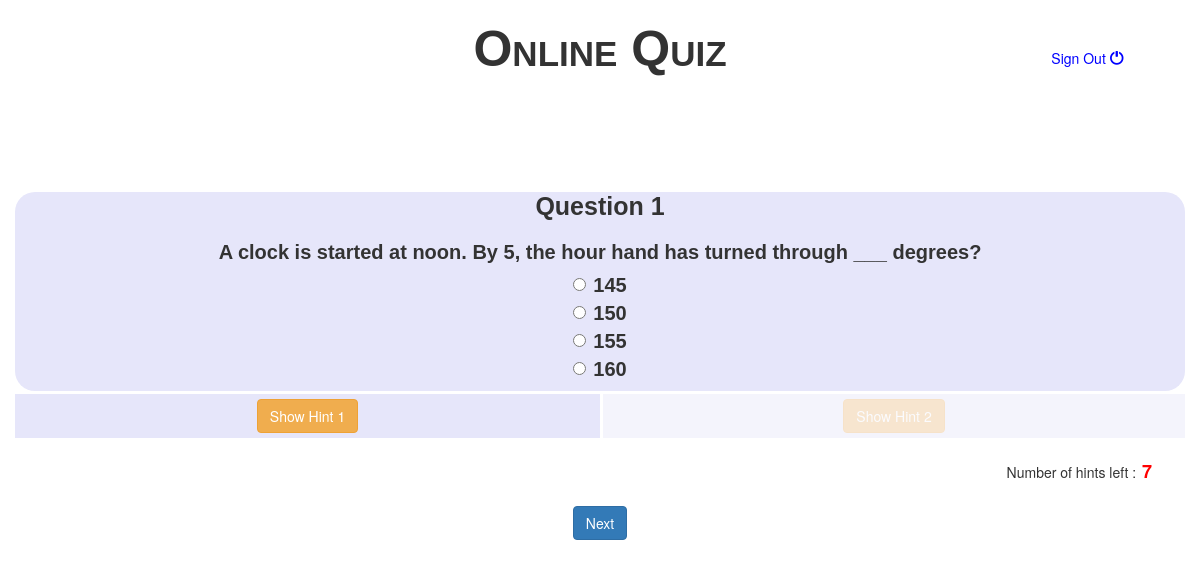
The page /variant3.php on the database its author committed.
### tables this page shows
CREATE TABLE `question_tbl` (
  `q_id` int(11) unsigned NOT NULL AUTO_INCREMENT,
  `q_desc` varchar(500) NOT NULL DEFAULT '',
  PRIMARY KEY (`q_id`)
);

CREATE TABLE `option_tbl` (
  `o_id` int(11) unsigned NOT NULL AUTO_INCREMENT,
  `o_desc` varchar(500) DEFAULT NULL,
  PRIMARY KEY (`o_id`)
);

### config.php (called while the page is built, shortened)
<?php
	$hints_global_count = 7;
?>

### variant3.php (the view, shortened to what this page needs)
<!DOCTYPE html>
<html>
  <head>
    <link rel="stylesheet" href="http://maxcdn.bootstrapcdn.com/bootstrap/3.2.0/css/bootstrap.min.css">
    <link rel="stylesheet" href="local_style_sheet.css">
  </head>
  <body>
	 <?php
      include 'config.php';
      $con=mysqli_connect(DB_SERVER,DB_USER,DB_PASSWORD,DB_NAME);
      if(isset($_POST['next']))
      {
         $prev_q_no = $_SESSION['question_array'][$_SESSION['questions_answered']-1];
			 $result = mysqli_query($con,"SELECT o.o_desc FROM question_answer_tbl qa INNER JOIN option_tbl o ON qa.a_id = o.o_id WHERE qa.q_id = $prev_q_no;");
          $row = mysqli_fetch_array($result);
         if($row['o_desc'] == $_POST['radios'])
         {
            $db_q_score=1;
            if(!isset($_SESSION['score']))
            {
               $_SESSION['score'] = 1;
            }
            else
            {
               $_SESSION['score']++;
            }
         }
         else
         {
            $db_q_score=0;
         }
         $db_time_q_sec = mysqli_real_escape_string($con, (is_numeric($_POST['time_question']) ? $_POST['time_question'] : 0));
         $db_time_hint1_sec = mysqli_real_escape_string($con, (is_numeric($_POST['time_hint1']) ? $_POST['time_hint1'] : 0));
         $db_time_hint2_sec = mysqli_real_escape_string($con, (is_numeric($_POST['time_hint2']) ? $_POST['time_hint2'] : 0));
         $db_s_id = $_SESSION['s_id'];
         $question_series_number = $_SESSION['questions_answered'];
         $result = mysqli_query($con,"INSERT INTO metrics_tbl VALUES ($db_s_id, $prev_q_no, 3, $db_q_score, '$db_time_q_sec', '$db_time_hint1_sec', '$db_time_hint2_sec', $question_series_number);");
         if(! $result )
         {
            die('Could not update data in metric_tbl. ' . mysql_error());
         }
         if($_SESSION['questions_answered']==$quantity)
         {
           mysqli_close();
           header('Location: /hint/user_demographic.php');
         }
         $q_no = $_SESSION['question_array'][$_SESSION['questions_answered']];
         $result = mysqli_query($con,"SELECT * from question_tbl where q_id=$q_no;");
         if(! $result )
         {
            die('Could not retrieve further questions ' . mysql_error());
         }
         $row = mysqli_fetch_array($result);
      }
      else
      {
         $result = mysqli_query($con,"SELECT q_id from question_tbl;");
         $numbers = array();
         while($row=mysqli_fetch_array($result))
         {
            $numbers[]=$row['q_id'];
         }
         $q_no = $_SESSION['question_array'][$_SESSION['questions_answered']];
         $result = mysqli_query($con,"SELECT q_desc from question_tbl where q_id = $q_no;");
         $row = mysqli_fetch_array($result);
      }
    ?>
    <div class="container" style="text-align:center;">
      <div class="row">
        <div class="col-sm-4 col-sm-offset-4"><br>
          <span id="heading">Online Quiz</span>
        </div>
        <div class="col-sm-2 col-sm-offset-2"><br><br>
          <h5>
            <a href="signout.php" title="Sign Out" style="color: blue"> Sign Out
              <span class="glyphicon glyphicon-off" aria-hidden="true"></span>
            </a>
          </h5>
        </div>
      </div>
      <form role="form" action="<?php $_PHP_SELF ?>" method="POST">
        <div class="row question-content">
          <div class="col-sm-12">
          <?php
            echo "<span class='question-font'>";
            echo "Question ";
            echo $_SESSION['questions_answered']+1;
            echo "</span>";
            echo "<br><br>";
            echo "<span class='question-desc-font'>";
            echo $row['q_desc'];
            echo "</span>";
            $result = mysqli_query($con,"select o.o_desc from question_tbl q inner join question_option_tbl qo on q.q_id=qo.q_id inner join option_tbl o on qo.o_id=o.o_id
                      where q.q_id=$q_no;");
            $id=1;
            while($row = mysqli_fetch_array($result))
            {
          ?>
              <div class="radio">
                <label>
                  <input type="radio" class="radio-font" name="radios" id="<?php echo "radios".$id;?>" value="<?php echo $row['o_desc'];?>">
                    <?php
                      echo '<span class="radio-font">';
                      echo $row['o_desc'];
                      echo '</span>';
                      $id++;
                    ?>
                </label>
              </div>
          <?php
            }
          ?>
          </div>
        </div>
        <div class="row" style="margin-top:3px;">
          <div class="col-sm-6 hint-content-1">
            <div id="btn1DIV">
              <button type="button" id="btn1" class="btn btn-warning">Show Hint 1</button>
            </div>
          </div>
          <div class="col-sm-6 hint-content-2">
            <div id="btn2DIV">
              <button type="button" id="btn2" class="btn btn-warning" disabled>Show Hint 2</button>
            </div>
          </div>
        </div>
		  <br>
        <div class="row"  style="text-align:right;">
          <div class="col-sm-12">
				Number of hints left : <input id="hints_left" type="text" name="hints_count" readonly value="<?php echo (isset($_POST['hints_count']) ? $_POST['hints_count'] : $hints_global_count); ?>" style="width: 30px; color: red; font-weight: bold; font-size: large; border: none;">
          </div>
        </div>
        <br>
        <div class="row">
          <div class="col-sm-12">
            <button class="btn btn-primary" id="btn_next" name="next">Next</button>
          </div>
        </div>
      </form>
    </div>
  </body>
</html>

### local_style_sheet.css (style rules this page uses)
.question-content { border-radius: 20px; background-color:lavender; margin-top: 10%; }
.hint-content-1 { background-color: lavender; }
.hint-content-2 { background-color: lavender; opacity: 0.4; border-left: medium solid white; }
#hint1,#hint2,#btn1DIV,#btn2DIV { padding: 5px; }
@media (min-width: 769px) { #heading { font: small-caps bold 40px Arial; font-style:initial; } }
@media (min-width: 769px) { .question-font { font: bold 18px Arial; font-variant: initial; } }
@media (min-width: 769px) { .question-desc-font,.radio-font { font: bolder 16px Arial } }
@media (min-width: 992px) { #heading { font: small-caps bold 50px Arial; font-style:initial; } }
@media (min-width: 992px) { .question-font { font: bold 25px Arial; font-variant: initial; } }
@media (min-width: 992px) { .question-desc-font,.radio-font { font: bolder 20px Arial } }

### rows shown on the page
question_tbl: q_desc "A clock is started at noon. By 5, the hour hand has turned through ___ degrees?"
option_tbl: o_desc "145"
option_tbl: o_desc "150"
option_tbl: o_desc "155"
option_tbl: o_desc "160"

### other values the page prints
$_SESSION['questions_answered']+1 "1"
